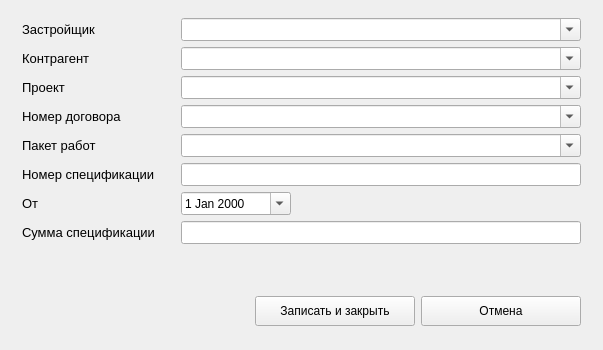
<?xml version="1.0" encoding="UTF-8"?>
<ui version="4.0">
 <class>SpecForm</class>
 <widget class="QWidget" name="SpecForm">
  <property name="geometry">
   <rect>
    <x>0</x>
    <y>0</y>
    <width>603</width>
    <height>350</height>
   </rect>
  </property>
  <property name="minimumSize">
   <size>
    <width>603</width>
    <height>350</height>
   </size>
  </property>
  <property name="maximumSize">
   <size>
    <width>603</width>
    <height>350</height>
   </size>
  </property>
  <property name="windowTitle">
   <string>Form</string>
  </property>
  <layout class="QGridLayout" name="gridLayout_2">
   <property name="leftMargin">
    <number>0</number>
   </property>
   <property name="topMargin">
    <number>0</number>
   </property>
   <property name="rightMargin">
    <number>0</number>
   </property>
   <property name="bottomMargin">
    <number>0</number>
   </property>
   <property name="spacing">
    <number>6</number>
   </property>
   <item row="0" column="0">
    <widget class="QFrame" name="frame">
     <property name="minimumSize">
      <size>
       <width>585</width>
       <height>332</height>
      </size>
     </property>
     <property name="maximumSize">
      <size>
       <width>585</width>
       <height>332</height>
      </size>
     </property>
     <property name="frameShape">
      <enum>QFrame::NoFrame</enum>
     </property>
     <property name="frameShadow">
      <enum>QFrame::Raised</enum>
     </property>
     <layout class="QGridLayout" name="gridLayout_3">
      <item row="0" column="0">
       <layout class="QGridLayout" name="gridLayout">
        <item row="0" column="0">
         <widget class="QLabel" name="organization_label">
          <property name="minimumSize">
           <size>
            <width>153</width>
            <height>22</height>
           </size>
          </property>
          <property name="maximumSize">
           <size>
            <width>153</width>
            <height>22</height>
           </size>
          </property>
          <property name="font">
           <font>
            <pointsize>10</pointsize>
           </font>
          </property>
          <property name="frameShadow">
           <enum>QFrame::Plain</enum>
          </property>
          <property name="text">
           <string>Застройщик</string>
          </property>
          <property name="alignment">
           <set>Qt::AlignLeading|Qt::AlignLeft|Qt::AlignVCenter</set>
          </property>
         </widget>
        </item>
        <item row="0" column="1">
         <widget class="QComboBox" name="organization_cbox">
          <property name="enabled">
           <bool>true</bool>
          </property>
          <property name="minimumSize">
           <size>
            <width>400</width>
            <height>23</height>
           </size>
          </property>
          <property name="maximumSize">
           <size>
            <width>400</width>
            <height>23</height>
           </size>
          </property>
          <property name="editable">
           <bool>true</bool>
          </property>
         </widget>
        </item>
        <item row="1" column="0">
         <widget class="QLabel" name="contractor_label">
          <property name="minimumSize">
           <size>
            <width>153</width>
            <height>22</height>
           </size>
          </property>
          <property name="maximumSize">
           <size>
            <width>153</width>
            <height>22</height>
           </size>
          </property>
          <property name="font">
           <font>
            <pointsize>10</pointsize>
           </font>
          </property>
          <property name="frameShadow">
           <enum>QFrame::Plain</enum>
          </property>
          <property name="text">
           <string>Контрагент</string>
          </property>
          <property name="alignment">
           <set>Qt::AlignLeading|Qt::AlignLeft|Qt::AlignVCenter</set>
          </property>
         </widget>
        </item>
        <item row="1" column="1">
         <widget class="QComboBox" name="contractor_cbox">
          <property name="minimumSize">
           <size>
            <width>400</width>
            <height>23</height>
           </size>
          </property>
          <property name="maximumSize">
           <size>
            <width>400</width>
            <height>23</height>
           </size>
          </property>
          <property name="editable">
           <bool>true</bool>
          </property>
         </widget>
        </item>
        <item row="2" column="0">
         <widget class="QLabel" name="project_label">
          <property name="minimumSize">
           <size>
            <width>153</width>
            <height>22</height>
           </size>
          </property>
          <property name="maximumSize">
           <size>
            <width>153</width>
            <height>22</height>
           </size>
          </property>
          <property name="font">
           <font>
            <pointsize>10</pointsize>
           </font>
          </property>
          <property name="frameShadow">
           <enum>QFrame::Plain</enum>
          </property>
          <property name="text">
           <string>Проект</string>
          </property>
          <property name="alignment">
           <set>Qt::AlignLeading|Qt::AlignLeft|Qt::AlignVCenter</set>
          </property>
         </widget>
        </item>
        <item row="2" column="1">
         <widget class="QComboBox" name="project_cbox">
          <property name="minimumSize">
           <size>
            <width>400</width>
            <height>23</height>
           </size>
          </property>
          <property name="maximumSize">
           <size>
            <width>400</width>
            <height>23</height>
           </size>
          </property>
          <property name="editable">
           <bool>true</bool>
          </property>
         </widget>
        </item>
        <item row="3" column="0">
         <widget class="QLabel" name="contract_label">
          <property name="minimumSize">
           <size>
            <width>153</width>
            <height>22</height>
           </size>
          </property>
          <property name="maximumSize">
           <size>
            <width>153</width>
            <height>22</height>
           </size>
          </property>
          <property name="font">
           <font>
            <pointsize>10</pointsize>
           </font>
          </property>
          <property name="frameShadow">
           <enum>QFrame::Plain</enum>
          </property>
          <property name="text">
           <string>Номер договора</string>
          </property>
          <property name="alignment">
           <set>Qt::AlignLeading|Qt::AlignLeft|Qt::AlignVCenter</set>
          </property>
         </widget>
        </item>
        <item row="3" column="1">
         <widget class="QComboBox" name="contract_cbox">
          <property name="minimumSize">
           <size>
            <width>400</width>
            <height>23</height>
           </size>
          </property>
          <property name="maximumSize">
           <size>
            <width>400</width>
            <height>23</height>
           </size>
          </property>
          <property name="editable">
           <bool>true</bool>
          </property>
         </widget>
        </item>
        <item row="4" column="0">
         <widget class="QLabel" name="work_pack_label">
          <property name="minimumSize">
           <size>
            <width>153</width>
            <height>22</height>
           </size>
          </property>
          <property name="maximumSize">
           <size>
            <width>153</width>
            <height>22</height>
           </size>
          </property>
          <property name="font">
           <font>
            <pointsize>10</pointsize>
           </font>
          </property>
          <property name="frameShadow">
           <enum>QFrame::Plain</enum>
          </property>
          <property name="text">
           <string>Пакет работ</string>
          </property>
          <property name="alignment">
           <set>Qt::AlignLeading|Qt::AlignLeft|Qt::AlignVCenter</set>
          </property>
         </widget>
        </item>
        <item row="4" column="1">
         <widget class="QComboBox" name="work_pack_cbox">
          <property name="minimumSize">
           <size>
            <width>400</width>
            <height>23</height>
           </size>
          </property>
          <property name="maximumSize">
           <size>
            <width>400</width>
            <height>23</height>
           </size>
          </property>
          <property name="editable">
           <bool>true</bool>
          </property>
         </widget>
        </item>
        <item row="5" column="0">
         <widget class="QLabel" name="spec_label">
          <property name="minimumSize">
           <size>
            <width>153</width>
            <height>22</height>
           </size>
          </property>
          <property name="maximumSize">
           <size>
            <width>153</width>
            <height>22</height>
           </size>
          </property>
          <property name="font">
           <font>
            <pointsize>10</pointsize>
           </font>
          </property>
          <property name="frameShadow">
           <enum>QFrame::Plain</enum>
          </property>
          <property name="text">
           <string>Номер спецификации</string>
          </property>
          <property name="alignment">
           <set>Qt::AlignLeading|Qt::AlignLeft|Qt::AlignVCenter</set>
          </property>
         </widget>
        </item>
        <item row="5" column="1">
         <widget class="QLineEdit" name="spec_ledit">
          <property name="minimumSize">
           <size>
            <width>400</width>
            <height>23</height>
           </size>
          </property>
          <property name="maximumSize">
           <size>
            <width>400</width>
            <height>23</height>
           </size>
          </property>
         </widget>
        </item>
        <item row="6" column="0">
         <widget class="QLabel" name="from_date_label">
          <property name="minimumSize">
           <size>
            <width>153</width>
            <height>22</height>
           </size>
          </property>
          <property name="maximumSize">
           <size>
            <width>153</width>
            <height>22</height>
           </size>
          </property>
          <property name="font">
           <font>
            <pointsize>10</pointsize>
           </font>
          </property>
          <property name="frameShadow">
           <enum>QFrame::Plain</enum>
          </property>
          <property name="text">
           <string>От</string>
          </property>
          <property name="alignment">
           <set>Qt::AlignLeading|Qt::AlignLeft|Qt::AlignVCenter</set>
          </property>
         </widget>
        </item>
        <item row="6" column="1">
         <widget class="QDateEdit" name="from_date_dateEdit">
          <property name="minimumSize">
           <size>
            <width>110</width>
            <height>23</height>
           </size>
          </property>
          <property name="maximumSize">
           <size>
            <width>110</width>
            <height>23</height>
           </size>
          </property>
          <property name="calendarPopup">
           <bool>true</bool>
          </property>
         </widget>
        </item>
        <item row="7" column="0">
         <widget class="QLabel" name="amount_label">
          <property name="minimumSize">
           <size>
            <width>153</width>
            <height>22</height>
           </size>
          </property>
          <property name="maximumSize">
           <size>
            <width>153</width>
            <height>22</height>
           </size>
          </property>
          <property name="font">
           <font>
            <pointsize>10</pointsize>
           </font>
          </property>
          <property name="frameShadow">
           <enum>QFrame::Plain</enum>
          </property>
          <property name="text">
           <string>Сумма спецификации</string>
          </property>
          <property name="alignment">
           <set>Qt::AlignLeading|Qt::AlignLeft|Qt::AlignVCenter</set>
          </property>
         </widget>
        </item>
        <item row="7" column="1">
         <widget class="QLineEdit" name="amount_ledit">
          <property name="minimumSize">
           <size>
            <width>400</width>
            <height>23</height>
           </size>
          </property>
          <property name="maximumSize">
           <size>
            <width>400</width>
            <height>23</height>
           </size>
          </property>
         </widget>
        </item>
        <item row="8" column="0">
         <spacer name="verticalSpacer">
          <property name="orientation">
           <enum>Qt::Vertical</enum>
          </property>
          <property name="sizeHint" stdset="0">
           <size>
            <width>20</width>
            <height>40</height>
           </size>
          </property>
         </spacer>
        </item>
        <item row="9" column="0" colspan="2">
         <layout class="QHBoxLayout" name="button_hlayout">
          <property name="topMargin">
           <number>6</number>
          </property>
          <property name="bottomMargin">
           <number>6</number>
          </property>
          <item>
           <spacer name="horizontalSpacer">
            <property name="orientation">
             <enum>Qt::Horizontal</enum>
            </property>
            <property name="sizeHint" stdset="0">
             <size>
              <width>40</width>
              <height>20</height>
             </size>
            </property>
           </spacer>
          </item>
          <item>
           <widget class="QPushButton" name="save_button">
            <property name="minimumSize">
             <size>
              <width>160</width>
              <height>30</height>
             </size>
            </property>
            <property name="maximumSize">
             <size>
              <width>160</width>
              <height>30</height>
             </size>
            </property>
            <property name="text">
             <string>Записать и закрыть</string>
            </property>
           </widget>
          </item>
          <item>
           <widget class="QPushButton" name="cancel_button">
            <property name="minimumSize">
             <size>
              <width>160</width>
              <height>30</height>
             </size>
            </property>
            <property name="maximumSize">
             <size>
              <width>160</width>
              <height>30</height>
             </size>
            </property>
            <property name="text">
             <string>Отмена</string>
            </property>
           </widget>
          </item>
         </layout>
        </item>
       </layout>
      </item>
     </layout>
    </widget>
   </item>
  </layout>
 </widget>
 <resources/>
 <connections/>
</ui>
